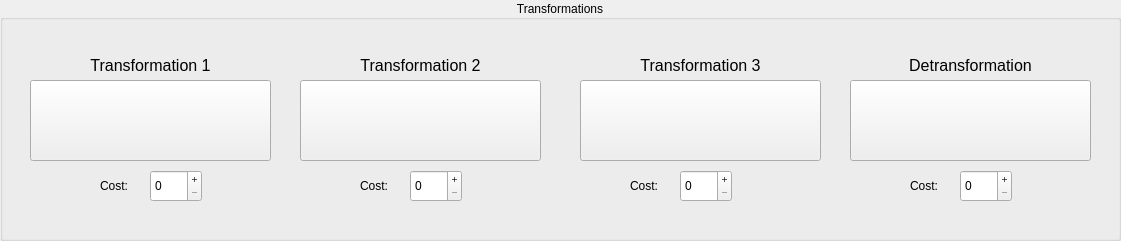
  <widget class="QGroupBox" name="groupBox">
   <property name="geometry">
    <rect>
     <x>10</x>
     <y>10</y>
     <width>1121</width>
     <height>241</height>
    </rect>
   </property>
   <property name="title">
    <string>Transformations</string>
   </property>
   <property name="alignment">
    <set>Qt::AlignCenter</set>
   </property>
   <widget class="QLabel" name="TransformLbl_1">
    <property name="geometry">
     <rect>
      <x>30</x>
      <y>50</y>
      <width>241</width>
      <height>31</height>
     </rect>
    </property>
    <property name="font">
     <font>
      <pointsize>12</pointsize>
     </font>
    </property>
    <property name="toolTip">
     <string>The character ID for transformation 1.</string>
    </property>
    <property name="text">
     <string>Transformation 1</string>
    </property>
    <property name="alignment">
     <set>Qt::AlignCenter</set>
    </property>
   </widget>
   <widget class="QPushButton" name="TransformBtn_1">
    <property name="geometry">
     <rect>
      <x>30</x>
      <y>80</y>
      <width>241</width>
      <height>81</height>
     </rect>
    </property>
    <property name="iconSize">
     <size>
      <width>64</width>
      <height>64</height>
     </size>
    </property>
    <property name="flat">
     <bool>false</bool>
    </property>
   </widget>
   <widget class="QPushButton" name="TransformBtn_2">
    <property name="geometry">
     <rect>
      <x>300</x>
      <y>80</y>
      <width>241</width>
      <height>81</height>
     </rect>
    </property>
    <property name="iconSize">
     <size>
      <width>64</width>
      <height>64</height>
     </size>
    </property>
    <property name="flat">
     <bool>false</bool>
    </property>
   </widget>
   <widget class="QLabel" name="TransformLbl_2">
    <property name="geometry">
     <rect>
      <x>300</x>
      <y>50</y>
      <width>241</width>
      <height>31</height>
     </rect>
    </property>
    <property name="font">
     <font>
      <pointsize>12</pointsize>
     </font>
    </property>
    <property name="toolTip">
     <string>The character ID for transformation 2.</string>
    </property>
    <property name="text">
     <string>Transformation 2</string>
    </property>
    <property name="alignment">
     <set>Qt::AlignCenter</set>
    </property>
   </widget>
   <widget class="QPushButton" name="TransformBtn_3">
    <property name="geometry">
     <rect>
      <x>580</x>
      <y>80</y>
      <width>241</width>
      <height>81</height>
     </rect>
    </property>
    <property name="iconSize">
     <size>
      <width>64</width>
      <height>64</height>
     </size>
    </property>
    <property name="flat">
     <bool>false</bool>
    </property>
   </widget>
   <widget class="QLabel" name="TransformLbl_3">
    <property name="geometry">
     <rect>
      <x>580</x>
      <y>50</y>
      <width>241</width>
      <height>31</height>
     </rect>
    </property>
    <property name="font">
     <font>
      <pointsize>12</pointsize>
     </font>
    </property>
    <property name="toolTip">
     <string>The character ID for transformation 3.</string>
    </property>
    <property name="text">
     <string>Transformation 3</string>
    </property>
    <property name="alignment">
     <set>Qt::AlignCenter</set>
    </property>
   </widget>
   <widget class="QLabel" name="TransformLbl_4">
    <property name="geometry">
     <rect>
      <x>850</x>
      <y>50</y>
      <width>241</width>
      <height>31</height>
     </rect>
    </property>
    <property name="font">
     <font>
      <pointsize>12</pointsize>
     </font>
    </property>
    <property name="toolTip">
     <string>The character ID for the de-transformation.</string>
    </property>
    <property name="text">
     <string>Detransformation</string>
    </property>
    <property name="alignment">
     <set>Qt::AlignCenter</set>
    </property>
   </widget>
   <widget class="QPushButton" name="TransformBtn_4">
    <property name="geometry">
     <rect>
      <x>850</x>
      <y>80</y>
      <width>241</width>
      <height>81</height>
     </rect>
    </property>
    <property name="layoutDirection">
     <enum>Qt::LeftToRight</enum>
    </property>
    <property name="iconSize">
     <size>
      <width>64</width>
      <height>64</height>
     </size>
    </property>
    <property name="flat">
     <bool>false</bool>
    </property>
   </widget>
   <widget class="QLabel" name="TransformCostLbl_1">
    <property name="geometry">
     <rect>
      <x>100</x>
      <y>170</y>
      <width>51</width>
      <height>31</height>
     </rect>
    </property>
    <property name="text">
     <string>Cost:</string>
    </property>
   </widget>
   <widget class="QSpinBox" name="TransformCostBox_1">
    <property name="geometry">
     <rect>
      <x>150</x>
      <y>170</y>
      <width>52</width>
      <height>32</height>
     </rect>
    </property>
    <property name="toolTip">
     <string/>
    </property>
    <property name="styleSheet">
     <string notr="true"/>
    </property>
    <property name="buttonSymbols">
     <enum>QAbstractSpinBox::PlusMinus</enum>
    </property>
    <property name="maximum">
     <number>255</number>
    </property>
   </widget>
   <widget class="QLabel" name="TransformCostLbl_2">
    <property name="geometry">
     <rect>
      <x>360</x>
      <y>170</y>
      <width>51</width>
      <height>31</height>
     </rect>
    </property>
    <property name="text">
     <string>Cost:</string>
    </property>
   </widget>
   <widget class="QSpinBox" name="TransformCostBox_2">
    <property name="geometry">
     <rect>
      <x>410</x>
      <y>170</y>
      <width>52</width>
      <height>32</height>
     </rect>
    </property>
    <property name="toolTip">
     <string/>
    </property>
    <property name="styleSheet">
     <string notr="true"/>
    </property>
    <property name="buttonSymbols">
     <enum>QAbstractSpinBox::PlusMinus</enum>
    </property>
    <property name="maximum">
     <number>255</number>
    </property>
   </widget>
   <widget class="QLabel" name="TransformCostLbl_3">
    <property name="geometry">
     <rect>
      <x>630</x>
      <y>170</y>
      <width>51</width>
      <height>31</height>
     </rect>
    </property>
    <property name="text">
     <string>Cost:</string>
    </property>
   </widget>
   <widget class="QSpinBox" name="TransformCostBox_3">
    <property name="geometry">
     <rect>
      <x>680</x>
      <y>170</y>
      <width>52</width>
      <height>32</height>
     </rect>
    </property>
    <property name="toolTip">
     <string/>
    </property>
    <property name="styleSheet">
     <string notr="true"/>
    </property>
    <property name="buttonSymbols">
     <enum>QAbstractSpinBox::PlusMinus</enum>
    </property>
    <property name="maximum">
     <number>255</number>
    </property>
   </widget>
   <widget class="QLabel" name="TransformCostLbl_4">
    <property name="geometry">
     <rect>
      <x>910</x>
      <y>170</y>
      <width>51</width>
      <height>31</height>
     </rect>
    </property>
    <property name="text">
     <string>Cost:</string>
    </property>
   </widget>
   <widget class="QSpinBox" name="TransformCostBox_4">
    <property name="geometry">
     <rect>
      <x>960</x>
      <y>170</y>
      <width>52</width>
      <height>32</height>
     </rect>
    </property>
    <property name="toolTip">
     <string/>
    </property>
    <property name="styleSheet">
     <string notr="true"/>
    </property>
    <property name="buttonSymbols">
     <enum>QAbstractSpinBox::PlusMinus</enum>
    </property>
    <property name="maximum">
     <number>255</number>
    </property>
   </widget>
  </widget>
